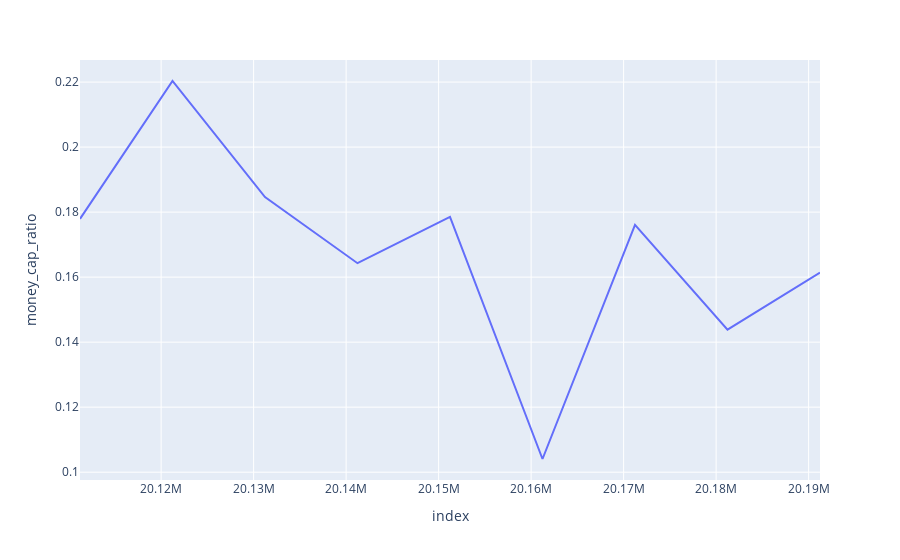

The notebook cell this image was saved under:
### Markdown cell above
## 货币资金的比率

### Code cell
balancesheet['money_cap_ratio'] = balancesheet['money_cap']/balancesheet['total_assets']
px.line(balancesheet,y='money_cap_ratio')

### Figure 1 — Plotly figure (JSON) as saved in the notebook; plotly's stock layout.template omitted (floating-point values rounded to 4 significant figures)
{"data": [{"hovertemplate": "index=%{x}<br>money_cap_ratio=%{y}<extra></extra>", "legendgroup": "", "line": {"color": "#636efa", "dash": "solid"}, "mode": "lines", "name": "", "orientation": "v", "showlegend": false, "type": "scatter", "x": ["20111231", "20121231", "20131231", "20141231", "20151231", "20161231", "20171231", "20181231", "20191231"], "xaxis": "x", "y": [0.1779, 0.2203, 0.1846, 0.1643, 0.1786, 0.1041, 0.1761, 0.1438, 0.1614], "yaxis": "y"}], "layout": {"legend": {"tracegroupgap": 0}, "margin": {"t": 60}, "xaxis": {"anchor": "y", "domain": [0, 1], "title": {"text": "index"}}, "yaxis": {"anchor": "x", "domain": [0, 1], "title": {"text": "money_cap_ratio"}}}}
